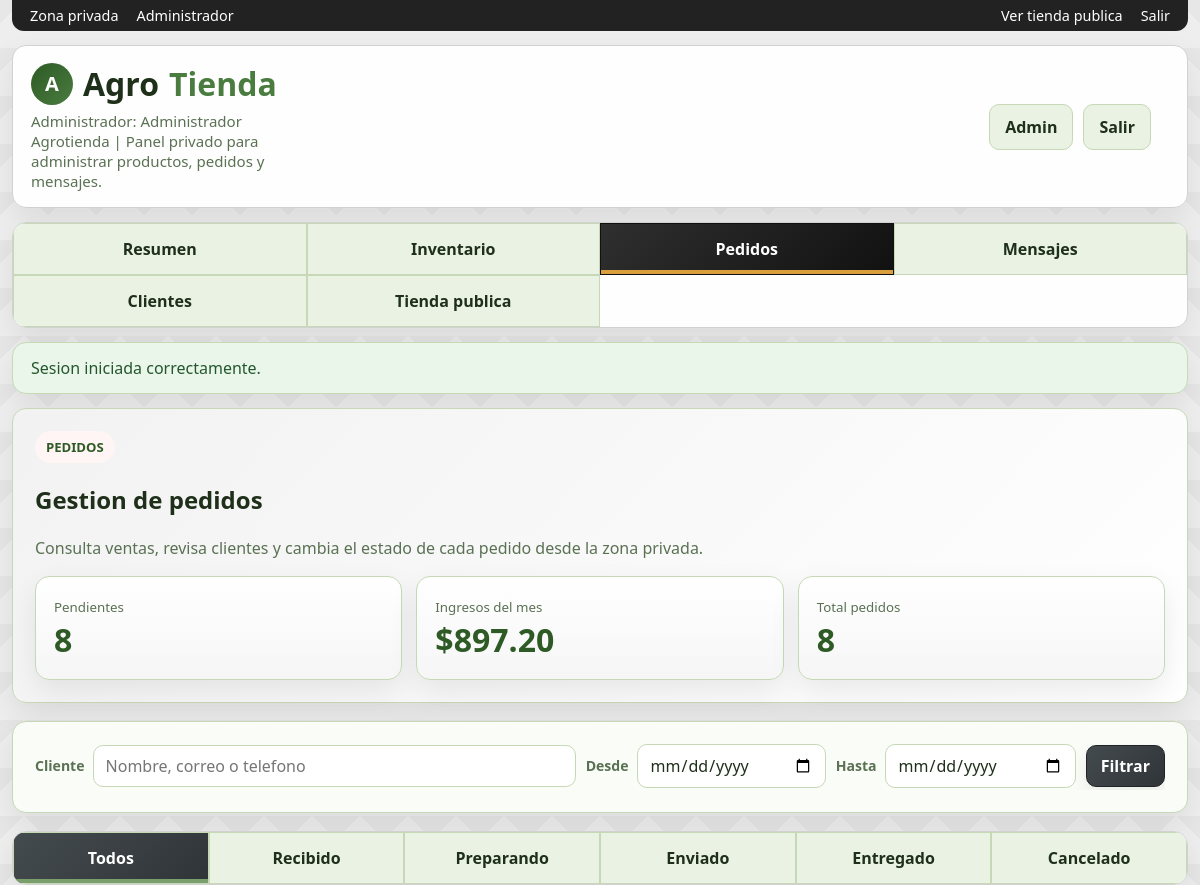
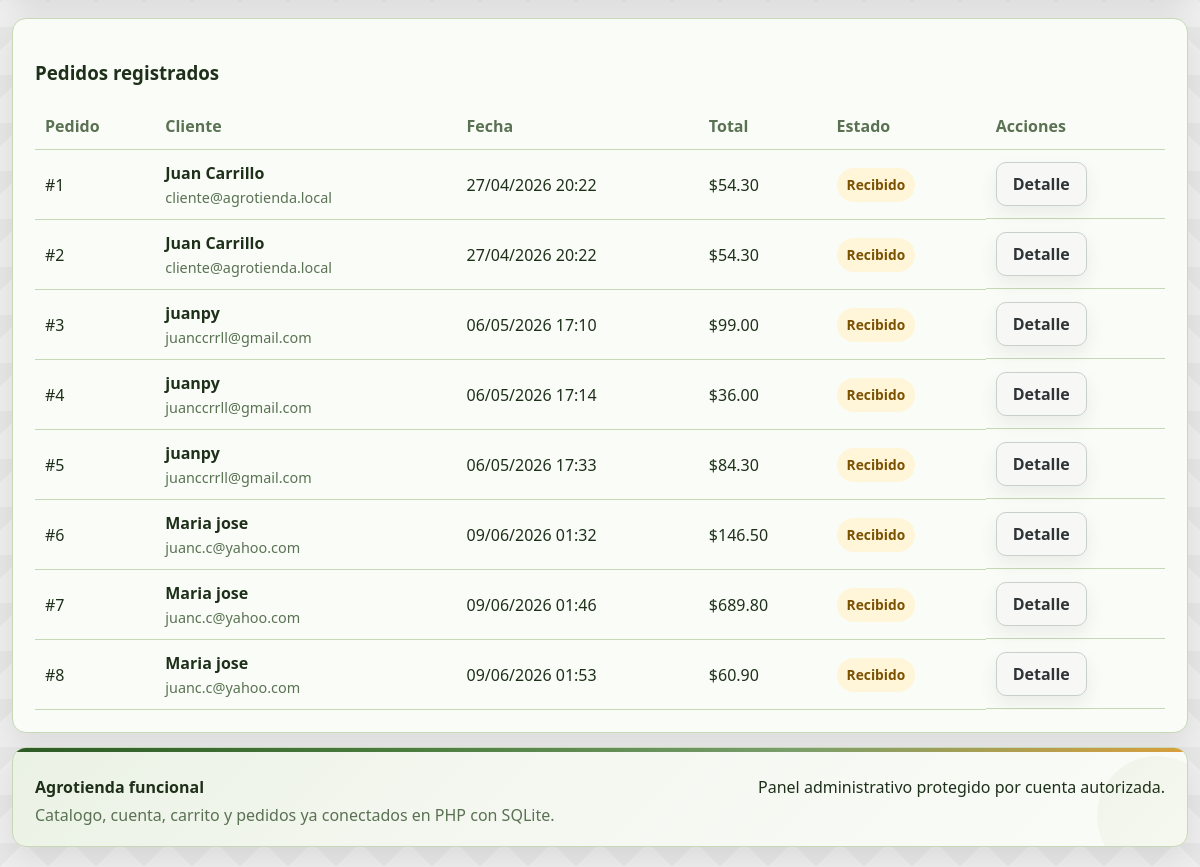
Page /admin_orders.php (signed in) on the earlier database version (2 pictures, top to bottom).
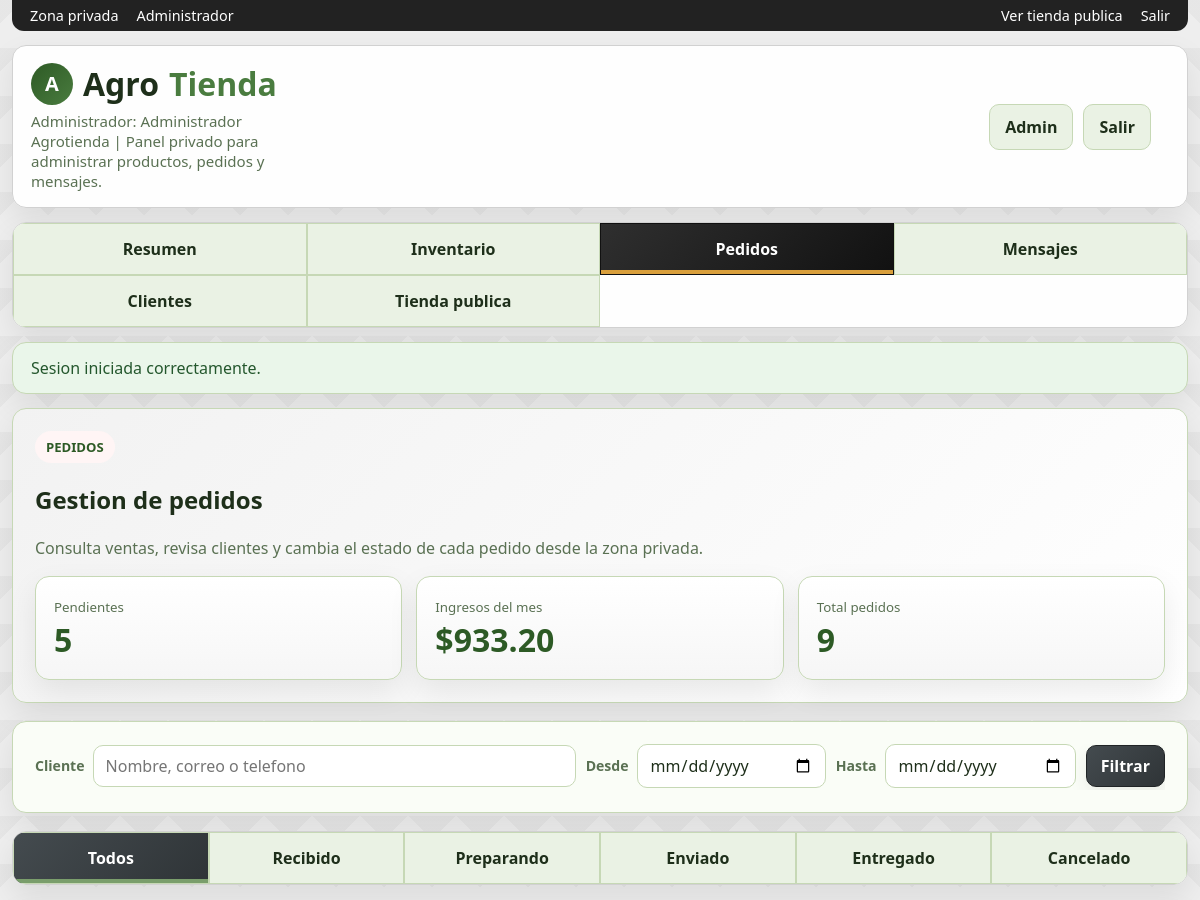
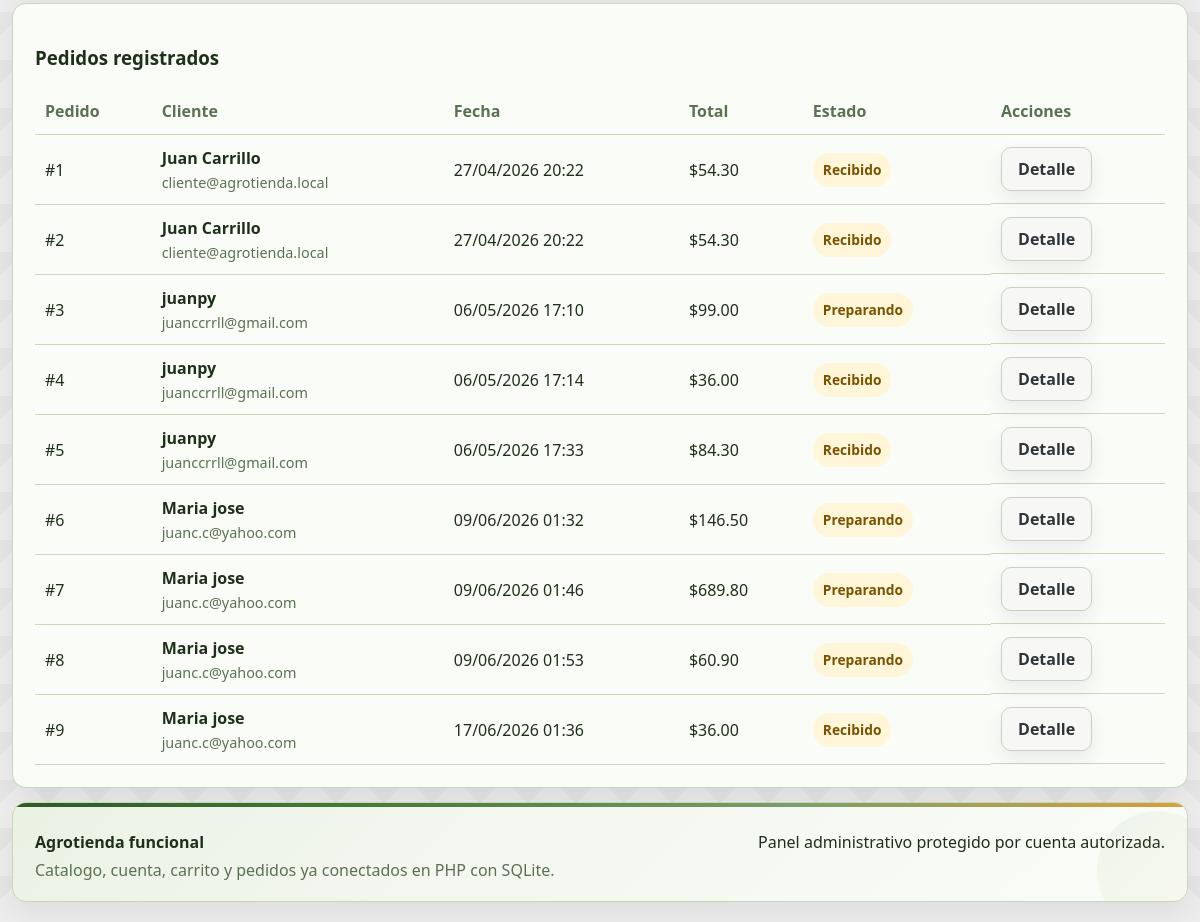
Same page on the later database version (2 pictures, top to bottom).
### tables this page shows
CREATE TABLE users (
            id INTEGER PRIMARY KEY AUTOINCREMENT,
            name TEXT NOT NULL,
            email TEXT NOT NULL UNIQUE,
            phone TEXT DEFAULT "",
            address TEXT DEFAULT "",
            password_hash TEXT NOT NULL,
            role TEXT NOT NULL DEFAULT "customer",
            created_at TEXT NOT NULL
        );

CREATE TABLE orders (
            id INTEGER PRIMARY KEY AUTOINCREMENT,
            user_id INTEGER NOT NULL,
            customer_name TEXT NOT NULL,
            customer_email TEXT NOT NULL,
            customer_phone TEXT NOT NULL,
            shipping_address TEXT NOT NULL,
            notes TEXT DEFAULT "",
            subtotal REAL NOT NULL,
            shipping REAL NOT NULL,
            total REAL NOT NULL,
            status TEXT NOT NULL DEFAULT "Pendiente",
            created_at TEXT NOT NULL, payment_method TEXT NOT NULL DEFAULT "Efectivo",
            FOREIGN KEY(user_id) REFERENCES users(id)
        );

### app/bootstrap.php (called while the page is built, shortened)
<?php
function db(): PDO
{
    static $pdo = null;
    if ($pdo instanceof PDO) {
        return $pdo;
    }
    $needsSetup = !file_exists(DB_PATH);
    $pdo = new PDO('sqlite:' . DB_PATH);
    $pdo->setAttribute(PDO::ATTR_ERRMODE, PDO::ERRMODE_EXCEPTION);
    $pdo->setAttribute(PDO::ATTR_DEFAULT_FETCH_MODE, PDO::FETCH_ASSOC);
    $pdo->exec('PRAGMA foreign_keys = ON');
    if ($needsSetup) {
        initializeDatabase($pdo);
    } else {
        migrateDatabase($pdo);
    }
    return $pdo;
}
function migrateDatabase(PDO $pdo): void
{
    $columns = $pdo->query('PRAGMA table_info(products)')->fetchAll();
    $columnNames = array_column($columns, 'name');
    syncProductImages($pdo);
    migrateOrdersTable($pdo);
}
function migrateOrdersTable(PDO $pdo): void
{
    $columns = $pdo->query('PRAGMA table_info(orders)')->fetchAll();
    $columnNames = array_column($columns, 'name');
}
function syncProductImages(PDO $pdo): void
{
    $stmt = $pdo->prepare('UPDATE products SET image_url = :image_url WHERE name = :name');
    foreach (productSeedData() as $product) {
        $stmt->execute([
            'name' => $product['name'],
            'image_url' => $product['image_url'],
        ]);
    }
}
function currentUser(): ?array
{
    static $cached = null;
    if ($cached !== null) {
        return $cached;
    }
    $stmt = db()->prepare('SELECT * FROM users WHERE id = :id LIMIT 1');
    $stmt->execute(['id' => $_SESSION['user_id']]);
    $cached = $stmt->fetch() ?: null;
    return $cached;
}
function requireLogin(): array
{
    $user = currentUser();
    return $user;
}
function requireAdmin(): array
{
    $user = requireLogin();
    return $user;
}
function pullFlash(): ?array
{
    $flash = $_SESSION['flash'];
    return $flash;
}
function money(float $value): string
{
    return '$' . number_format($value, 2);
}
function e(string $value): string
{
    return htmlspecialchars($value, ENT_QUOTES, 'UTF-8');
}
function pendingOrdersCount(): int
{
    return (int) db()->query("SELECT COUNT(*) FROM orders WHERE status = 'Recibido'")->fetchColumn();
}
function revenueThisMonth(): float
{
    $stmt = db()->prepare(
        "SELECT COALESCE(SUM(total), 0) FROM orders
         WHERE strftime('%Y-%m', created_at) = strftime('%Y-%m', 'now')"
    );
    $stmt->execute();
    return (float) $stmt->fetchColumn();
}

### admin_orders.php (the view, shortened to what this page needs)
<?php
require_once __DIR__ . '/app/layout.php';
requireAdmin();
$allowedStatuses = ['Recibido', 'Preparando', 'Enviado', 'Entregado', 'Cancelado'];
function statusPillClass(string $status): string
{
    $map = [
        'Recibido' => 'warning',
        'Preparando' => 'warning',
        'Enviado' => 'success',
        'Entregado' => 'success',
        'Cancelado' => 'danger',
    ];
    return $map[$status] ?? '';
}
$activeStatus = trim((string) ($_GET['status'] ?? ''));
$search = trim((string) ($_GET['q'] ?? ''));
$dateFrom = trim((string) ($_GET['from'] ?? ''));
$dateTo = trim((string) ($_GET['to'] ?? ''));
$page = max(1, (int) ($_GET['page'] ?? 1));
$perPage = 10;
$offset = ($page - 1) * $perPage;
$where = 'WHERE 1=1';
$params = [];
$countParams = [];
$countStmt = db()->prepare("SELECT COUNT(*) FROM orders $where");
$countStmt->execute($countParams);
$totalOrders = (int) $countStmt->fetchColumn();
$sql = "SELECT * FROM orders $where ORDER BY id ASC LIMIT :limit OFFSET :offset";
$params['limit'] = $perPage;
$params['offset'] = $offset;
$stmt = db()->prepare($sql);
$stmt->execute($params);
$orders = $stmt->fetchAll();
$pendingCount = pendingOrdersCount();
$monthRevenue = revenueThisMonth();
renderHeader('Pedidos', ['admin_area' => true]);
?>
<section class="card hero">
  <span class="eyebrow">Pedidos</span>
  <h2>Gestion de pedidos</h2>
  <p class="muted">Consulta ventas, revisa clientes y cambia el estado de cada pedido desde la zona privada.</p>
  <div class="stats" style="margin-top:12px">
    <div class="stat">
      <small class="muted">Pendientes</small>
      <strong><?= $pendingCount ?></strong>
    </div>
    <div class="stat">
      <small class="muted">Ingresos del mes</small>
      <strong><?= money($monthRevenue) ?></strong>
    </div>
    <div class="stat">
      <small class="muted">Total pedidos</small>
      <strong><?= $totalOrders ?></strong>
    </div>
  </div>
</section>
<section class="card">
  <form class="admin-toolbar" method="get" style="flex-wrap:wrap">
    <div class="field">
      <label for="q">Cliente</label>
      <input id="q" name="q" value="<?= e($search) ?>" placeholder="Nombre, correo o telefono" style="min-width:180px">
    </div>
    <div class="field">
      <label for="from">Desde</label>
      <input id="from" name="from" type="date" value="<?= e($dateFrom) ?>" style="min-width:130px">
    </div>
    <div class="field">
      <label for="to">Hasta</label>
      <input id="to" name="to" type="date" value="<?= e($dateTo) ?>" style="min-width:130px">
    </div>
    <button class="btn primary" type="submit">Filtrar</button>
  </form>
</section>
<nav class="section-nav" style="grid-template-columns:repeat(auto-fit,minmax(100px,1fr))">
  <?php
    $baseParams = [];
    $querySuffix = $baseParams ? '&' . http_build_query($baseParams) : '';
  ?>
  <a href="admin_orders.php<?= $querySuffix ?>#pedidos-lista" class="<?= $activeStatus === '' ? 'is-active' : '' ?>">Todos</a>
  <?php foreach ($allowedStatuses as $status): ?>
    <a href="?status=<?= urlencode($status) . $querySuffix ?>#pedidos-lista" class="<?= $activeStatus === $status ? 'is-active' : '' ?>"><?= e($status) ?></a>
  <?php endforeach; ?>
</nav>
<section class="card" id="pedidos-lista">
  <h3>Pedidos registrados</h3>
  <?php if (!$orders): ?>
    <div class="empty">No hay pedidos con esos filtros.</div>
  <?php else: ?>
    <div class="table-wrap">
      <table>
        <thead>
          <tr>
            <th>Pedido</th>
            <th>Cliente</th>
            <th>Fecha</th>
            <th>Total</th>
            <th>Estado</th>
            <th>Acciones</th>
          </tr>
        </thead>
        <tbody>
          <?php foreach ($orders as $order): ?>
            <tr>
              <td>#<?= (int) $order['id'] ?></td>
              <td>
                <a href="?q=<?= urlencode($order['customer_name']) ?>" style="text-decoration:none">
                  <strong><?= e($order['customer_name']) ?></strong>
                </a>
                <span class="table-subtext"><?= e($order['customer_email']) ?></span>
              </td>
              <td><?= e(date('d/m/Y H:i', strtotime($order['created_at']))) ?></td>
              <td><?= money((float) $order['total']) ?></td>
              <td>
                <span class="status-pill <?= e(statusPillClass($order['status'])) ?>"><?= e($order['status']) ?></span>
              </td>
              <td class="table-actions">
                <a class="btn" href="order.php?id=<?= (int) $order['id'] ?>">Detalle</a>
              </td>
            </tr>
          <?php endforeach; ?>
        </tbody>
      </table>
    </div>
  <?php endif; ?>
</section>
<?php renderFooter(); ?>

### app/layout.php (shortened to what this page needs)
<?php
require_once __DIR__ . '/bootstrap.php';
function renderHeader(string $title, array $options = []): void
{
    $user = currentUser();
    $flash = pullFlash();
    $pageClass = $options['page_class'] ?? '';
    $isAdminArea = (bool) ($options['admin_area'] ?? false);
    $assetVersion = (string) (@filemtime(APP_ROOT . '/assets/app.css') ?: time());
    $currentPage = basename((string) parse_url($_SERVER['SCRIPT_NAME'] ?? '', PHP_URL_PATH));
    $isCurrent = static fn (string $page): string => $currentPage === $page ? ' is-active' : '';
    $isCurrentGroup = static fn (array $pages): string => in_array($currentPage, $pages, true) ? 'is-active' : '';
    ?>
<!DOCTYPE html>
<html lang="es">
<head>
  <link rel="stylesheet" href="assets/app.css?v=<?= e($assetVersion) ?>">
</head>
<body class="<?= e(trim($pageClass . ($isAdminArea ? ' admin-area' : ''))) ?>">
  <div class="shell">
    <?php if ($isAdminArea): ?>
      <div class="utilitybar admin-utilitybar">
        <div class="utilitybar-group">
          <span>Zona privada</span>
          <span>Administrador</span>
        </div>
        <div class="utilitybar-group">
          <a href="index.php">Ver tienda publica</a>
          <a href="logout.php">Salir</a>
        </div>
      </div>
    <?php endif; ?>
    <header class="topbar">
      <div class="brand-wrap">
        <a class="brand" href="<?= $isAdminArea ? 'admin.php' : 'index.php' ?>"><span class="brand-mark">A</span>Agro<span>Tienda</span></a>
        <p class="brand-subtitle"><?= $isAdminArea ? 'Administrador: ' . e($user['name']) . ' | Panel privado para administrar productos, pedidos y mensajes.' : 'Compra insumos, herramientas y soluciones para tu campo.' ?></p>
      </div>
      <nav class="nav nav-account">
        <?php if ($isAdminArea): ?>
          <a class="<?= $isCurrentGroup(['admin.php', 'admin_products.php']) ?>" href="admin.php">Admin</a>
          <a href="logout.php">Salir</a>
        <?php endif; ?>
      </nav>
    </header>
    <?php if ($isAdminArea): ?>
      <nav class="section-nav admin-section-nav">
        <a href="admin.php" class="<?= trim($isCurrent('admin.php')) ?>">Resumen</a>
        <a href="admin_inventory.php" class="<?= $isCurrentGroup(['admin_inventory.php', 'admin_products.php']) ?>">Inventario</a>
        <a href="admin_orders.php" class="<?= trim($isCurrent('admin_orders.php')) ?>">Pedidos</a>
        <a href="admin_messages.php" class="<?= trim($isCurrent('admin_messages.php')) ?>">Mensajes</a>
        <a href="admin_users.php" class="<?= trim($isCurrent('admin_users.php')) ?>">Clientes</a>
        <a href="store.php">Tienda publica</a>
      </nav>
    <?php endif; ?>
    <?php if ($flash): ?>
      <div class="flash flash-<?= e($flash['type']) ?>"><?= e($flash['message']) ?></div>
    <?php endif; ?>
    <main class="page">
<?php
}
function renderFooter(): void
{
    ?>
    </main>
    <footer class="footer">
      <div>
        <strong>Agrotienda funcional</strong>
        <p>Catalogo, cuenta, carrito y pedidos ya conectados en PHP con SQLite.</p>
      </div>
      <div class="footer-note">
        Panel administrativo protegido por cuenta autorizada.
      </div>
    </footer>
  </div>
</body>
</html>
<?php
}

Differences in the rows shown:
changed orders id 3: status "Recibido" → "Preparando"
changed orders id 6: status "Recibido" → "Preparando"
changed orders id 7: status "Recibido" → "Preparando"
changed orders id 8: status "Recibido" → "Preparando"
added orders: id "9", customer_name "Maria jose", customer_email "juanc.c@yahoo.com", created_at "17/06/2026 01:36", total "$36.00", status "Recibido"
Other differences:
$pendingCount: "8" → "5"
money($monthRevenue): "$897.20" → "$933.20"
$totalOrders: "8" → "9"
